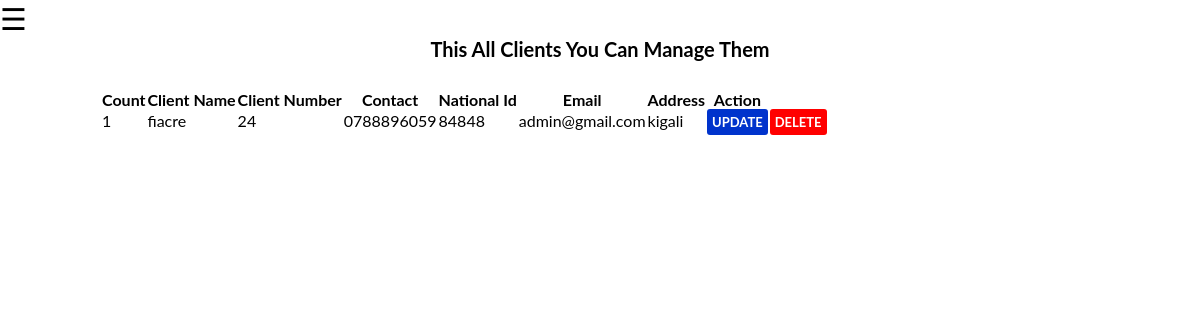
The app's page /php/manage-client.php with its own data.
### tables this page shows
CREATE TABLE `clients` (
  `id` int(70) NOT NULL,
  `clientName` varchar(70) NOT NULL,
  `clientNumber` varchar(70) NOT NULL,
  `contact` varchar(70) NOT NULL,
  `national_id` int(70) NOT NULL,
  `email` varchar(170) NOT NULL,
  `password` varchar(170) NOT NULL,
  `address` varchar(170) NOT NULL
);

### php/manage-client.php (the view, shortened to what this page needs)
<?php
include "connection.php";
?>
<!DOCTYPE html>
<html lang="en">
<head>
    <link rel="stylesheet" href="../style.css">
    <link rel="stylesheet" href="../assets/Bootstrap icon/icons/bootstrap-icons.css">
</head>
<body class="portal">
      <span style="font-size:30px;cursor:pointer" onclick="openNav()">&#9776;</span>
    <section class="manage-client">
       <h4 class="text-1">this all clients you can manage them</h4>
       <div class="column">
      <table>
      <tr>
        <th>Count</th>
        <th class="">Client Name</th>
        <th>Client Number</th>
        <th>Contact</th>
        <th>National Id</th>
        <th>Email</th>
        <th>Address</th>
        <th>Action</th>
      </tr>
     <?php
     $sql = "SELECT * FROM clients";
     $fetch = mysqli_query($con,$sql);
     $count = 1;
     if(mysqli_num_rows($fetch)>0){
        while($row = mysqli_fetch_array($fetch)){
     ?>
      <tr>
        <td><?php echo $count++; ?></td>
        <td><?php echo $row['clientName']?></td>
        <td><?php echo $row['clientNumber']?></td>
        <td><?php echo $row['contact']?></td>
        <td><?php echo $row['national_id']?></td>
        <td><?php echo $row['email']?></td>
        <td><?php echo $row['address']?></td>
        <td><a href="update-client.php?id=<?php echo $row['id']; ?>" style="background-color:#0033cc;">update</a></td>
        <td><a href="delete-client.php?id=<?php echo $row['id']; ?>">delete</a></td>
      </tr>
      <?php
        }}
      ?>
    </table>
  </div>
  </section>
</body>
</html>

### style.css (style rules this page uses)
* { margin: 0px; padding: 0px; box-sizing: border-box; }
.portal { font-family: "Lato", sans-serif; }

### php/manage-client.php (style rules this page uses)
.manage-client .text-1 { text-align:center; font-size:20px; text-transform:capitalize; margin-bottom:27px; }
table { margin-left:100px; }
td a { text-decoration:none; text-transform:uppercase; font-size:13px; font-weight:bold; background-color: #ff0000; padding:5px; color:#fff; border-radius:3px; }

### records on screen
clients: clientName "fiacre", clientNumber "24", contact "0788896059", national "84848", email "admin@gmail.com", address "kigali"
